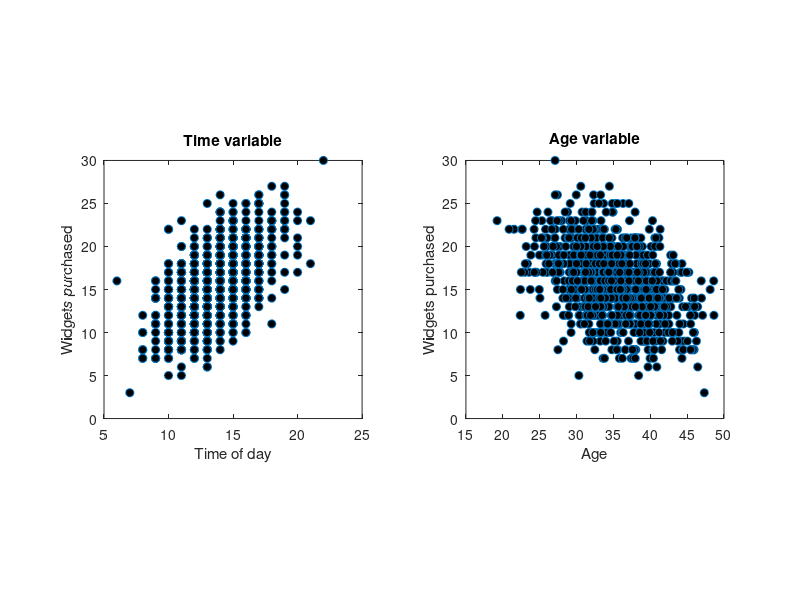

MATLAB code to generate this figure:
%%
%       BOOK: Linear Algebra: Theory, Intuition, Code
%     AUTHOR: Mike X Cohen
%    WEBSITE: sincxpress.com
%
%    CHAPTER: Least squares (chapter 14)
% 
%%

%% Section 14.10, code block 14.2

% load the data
data = load('widget_data.txt');

% design matrix
X = [ones(1000,1) data(:,1:2)];

% outcome variable
y = data(:,3);

% beta coefficients
beta = X\y;

% scaled coefficients (intercept not scaled)
betaScaled = beta'./std(X);


%% Section 14.10, code block 14.4

figure(1), clf
subplot(121)
plot(X(:,2),y,'o','markerfacecolor','k')
axis square, title('Time variable')
xlabel('Time of day')
ylabel('Widgets purchased')


subplot(122)
plot(X(:,3),y,'o','markerfacecolor','k')
axis square, title('Age variable')
xlabel('Age'), ylabel('Widgets purchased')


%% Section 14.10, code block 14.6

% predicted data values
yHat = X*beta;

% R-squared
r2 = 1 - sum((yHat-y).^2) / sum((y-mean(y)).^2);

%% done.
